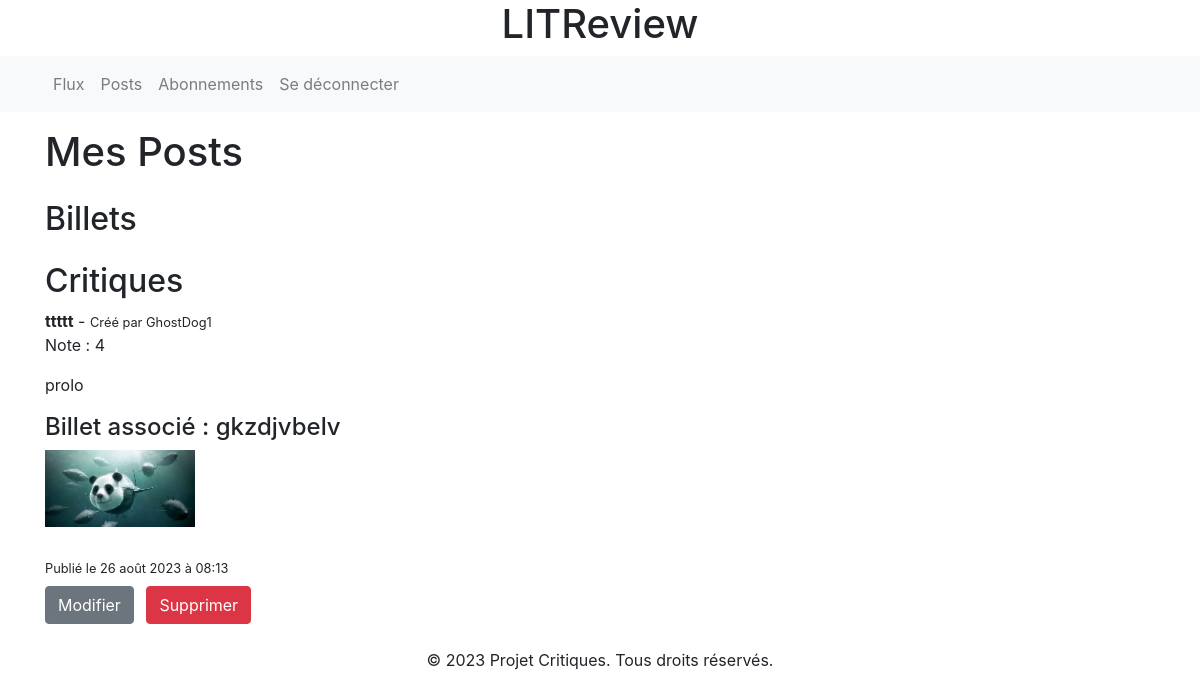
The app's page /critiques/posts/ (signed in), older data.
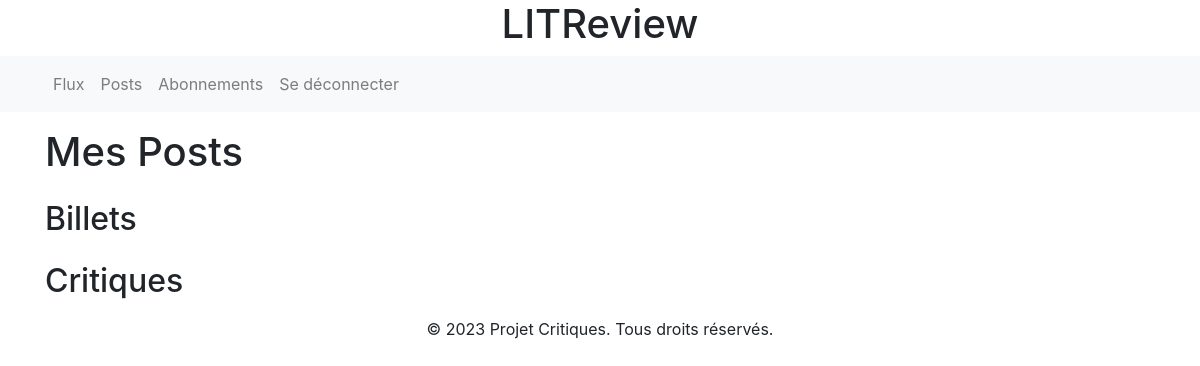
The same page, newer data.
### critiques/models.py (models this page shows, shortened)
class Review(models.Model):
    rating = models.PositiveSmallIntegerField(
        validators=[MinValueValidator(0), MaxValueValidator(5)]
    )
    user = models.ForeignKey(
        settings.AUTH_USER_MODEL, on_delete=models.CASCADE
    )
    headline = models.CharField(max_length=128)
    ticket = models.ForeignKey(Ticket, on_delete=models.CASCADE)
    body = models.TextField(max_length=8192, blank=True)
    created_at = models.DateTimeField(auto_now_add=True)
    images = models.ImageField(null=True, blank=True)

class Ticket(models.Model):
    title = models.CharField(max_length=128)
    description = models.TextField(max_length=2048, blank=True)
    user = models.ForeignKey(
        settings.AUTH_USER_MODEL, on_delete=models.CASCADE
    )
    image = models.ImageField(null=True, blank=True)
    created_at = models.DateTimeField(auto_now_add=True)

### critiques/views.py (the view)
# urls.py: path('posts/', views.user_posts, name='posts'),
def user_posts(request):
    tickets = Ticket.objects.filter(user=request.user)
    reviews = Review.objects.filter(user=request.user)
    context = {
        'tickets': tickets,
        'reviews': reviews,
    }
    return render(request, 'user_posts.html', context)

### templates/user_posts.html (shortened to what this page needs)
{% extends "base.html" %}
{% block content %}
<h1 class="mb-4">Mes Posts</h1>
<h2 class="mt-4">Billets</h2>
<h2 class="mt-4">Critiques</h2>
{% for review in reviews %}
    <div class="review mb-4">
        <strong>{{ review.headline }}</strong> - <small>Créé par {{ review.user.username }}</small>
        <p>Note : {{ review.rating }}</p>
        <p>{{ review.body }}</p>
        <div class="associated-ticket mb-3">
            <h4>Billet associé : {{ review.ticket.title }}</h4>
            {% if review.ticket.image %}
            <img src="{{ review.ticket.image.url }}" alt="{{ review.ticket.title }}" class="img-fluid mb-3" style="max-width: 150px;">
            {% endif %}
        </div>
        <small class="date-label d-block mb-2">Publié le {{ review.created_at|date:"d F Y à H:i" }}</small>
        <div class="actions">
            <a href="{% url 'update_review' review.id %}" class="btn btn-secondary">Modifier</a>
            <a href="{% url 'delete_review' review.id %}" class="btn btn-danger ml-2">Supprimer</a>
        </div>
    </div>
{% endfor %}
{% endblock %}

Row changes from the older to the newer data that the page shows:
removed Review: headline "ttttt", user.username "GhostDog1", rating "4", body "prolo", ticket "gkzdjvbelv", ticket.image (picture), created_at "26 août 2023 à 08:13"
